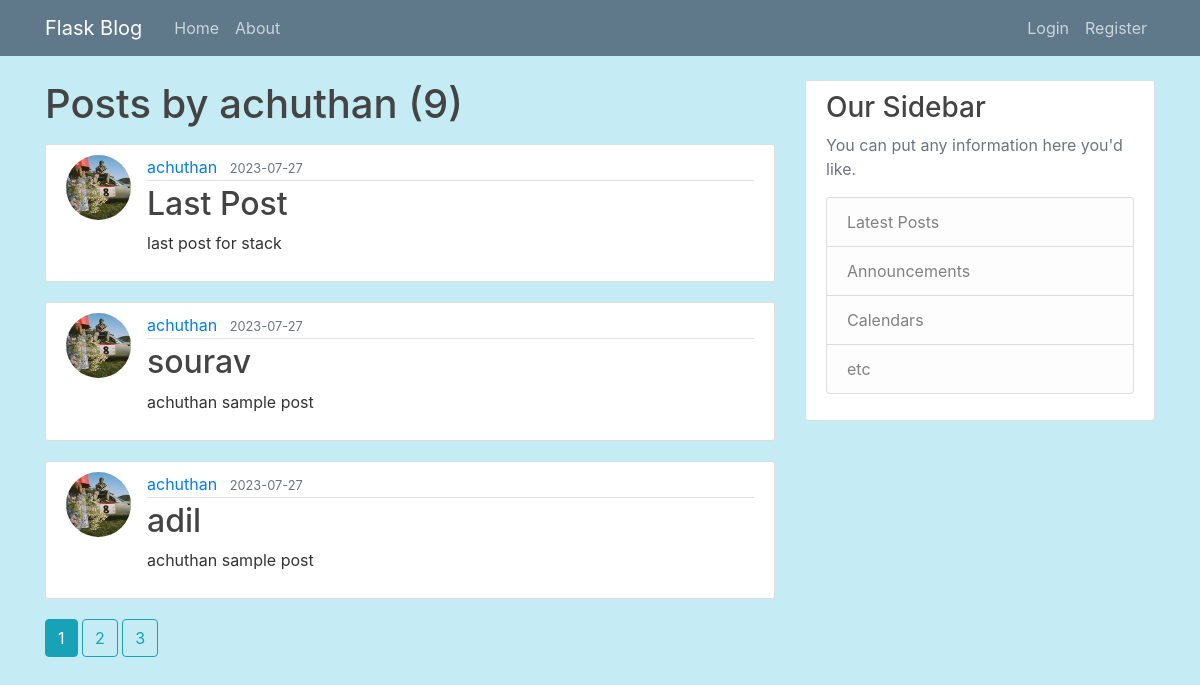
/user/achuthan, run on the app's committed database.
### blog/models.py (models this page shows, shortened)
class User(db.Model,UserMixin):
    id=db.Column(db.Integer,primary_key=True)
    username=db.Column(db.String(20),unique=True,nullable=False)
    email=db.Column(db.String(120),unique=True,nullable=False)
    image_file=db.Column(db.String(20),nullable=False,default='default.jpg')
    password=db.Column(db.String(60),nullable=False)
    posts=db.relationship('Post',backref='author',lazy=True)

class Post(db.Model):
    id=db.Column(db.Integer,primary_key=True)
    title=db.Column(db.String(100),nullable=False)
    date_posted=db.Column(db.DateTime,nullable=False,default=datetime.utcnow)
    content=db.Column(db.Text,nullable=False)
    user_id=db.Column(db.Integer,db.ForeignKey('user.id'),nullable=False)

### blog/routes.py (the view)
@app.route("/user/<string:username>")
def user_posts(username):
    page=request.args.get('page',1,type=int) #default value of page is 1
    user=User.query.filter_by(username=username).first_or_404()
    posts=Post.query.filter_by(author=user)\
    .order_by(Post.date_posted.desc())\
    .paginate(page=page,per_page=3)
    return render_template('user_posts.html',posts=posts,user=user)

### blog/templates/user_posts.html
{% extends "layout.html" %}
{% block content %}
     <h1 class="mb-3">Posts by {{user.username}} ({{posts.total}})</h1>
    {% for post in posts.items %}
        <article class="media content-section">
          <img class="rounded-circle article-img" src="{{ url_for('static', filename='profile_pic/' + post.author.image_file) }}">
          <div class="media-body">
            <div class="article-metadata">
              <a class="mr-2" href="{{url_for('user_posts',username=post.author.username)}}">{{ post.author.username }}</a>
              <small class="text-muted">{{ post.date_posted.strftime('%Y-%m-%d') }}</small>
            </div>
            <h2><a class="article-title" href="{{ url_for('post', post_id=post.id) }}">{{ post.title }}</a></h2>
            <p class="article-content">{{ post.content }}</p>
          </div>
        </article>
    {% endfor %}
    {% for page_num in posts.iter_pages(left_edge=1,right_edge=1,left_current=1,right_current=2) %}
      {% if page_num %}
        {% if posts.page==page_num  %}
           <a class="btn btn-info mb-4" href="{{url_for('user_posts',username=user.username,page=page_num)}}">{{page_num}}</a>
        {% else %}
           <a class="btn btn-outline-info mb-4" href="{{url_for('user_posts',username=user.username,page=page_num)}}">{{page_num}}</a>
        {% endif %}
      {% else %}
        ...
      {% endif %}
    {%endfor%}
{% endblock content %}

### blog/static/main.css (style rules this page uses)
body { background: #c5ecf4; color: #333333; margin-top: 5rem; }
h1, h2, h3, h4, h5, h6 { color: #444444; }
.content-section { background: #ffffff; padding: 10px 20px; border: 1px solid #dddddd; border-radius: 3px; margin-bottom: 20px; }
.article-title { color: #444444; }
.article-content { white-space: pre-line; }
.article-img { height: 65px; width: 65px; margin-right: 16px; }
.article-metadata { padding-bottom: 1px; margin-bottom: 4px; border-bottom: 1px solid #e3e3e3 }

### data on the page
User: username "achuthan"
Post: image_file (picture), author.username "achuthan", date_posted "2023-07-27", title "Last Post", content "last post for stack"
Post: image_file (picture), author.username "achuthan", date_posted "2023-07-27", title "sourav", content "achuthan sample post"
Post: image_file (picture), author.username "achuthan", date_posted "2023-07-27", title "adil", content "achuthan sample post"

### other printed values
{{ posts.total }} "9"
{{ page_num }} "1"
{{ page_num }} "2" "3"
